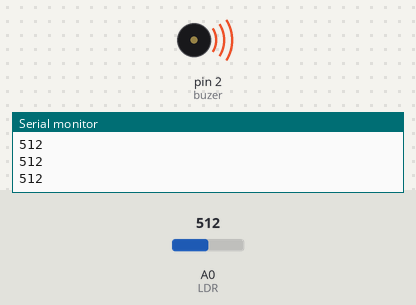
A sketch run on a simulated Arduino Uno, built with avr-gcc and run on an emulated ATmega328P. Parts: buzzer (waves = sounding), the last lines printed to the serial monitor. The inputs (shaded band) are chosen by the test bench; at power-on: A0 (LDR) = 512.

Above: at 1.2 s.
1.3 s: A0 (LDR) set to 865
2.8 s: A0 (LDR) set to 885
At 4.1 s:
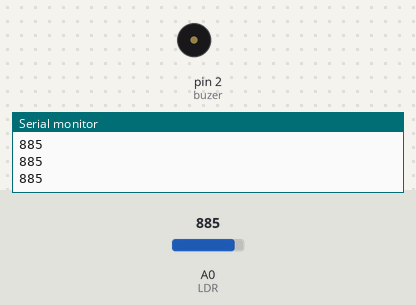
4.4 s: A0 (LDR) set to 864
At 5.5 s:
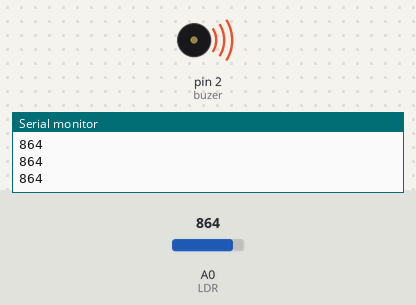
5.9 s: A0 (LDR) set to 884
At 6.7 s:
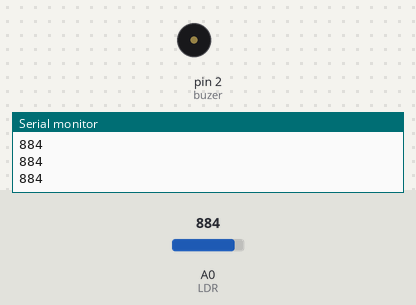
Timing chart, 0 to 8.5 s (numbered marks = the images above; inputs shaded):
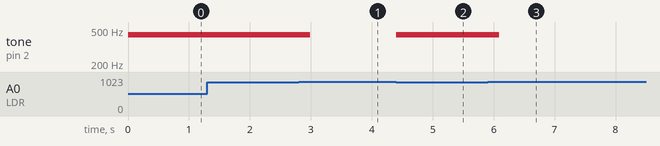

Measured:
- the behaviour switches between 873 and 874 on A0 (LDR) (found by bisection; images 0 and 1)
- after the input at 2.8 s, tone on pin 2 (buzer): 440 Hz → silent after 0.19 s
- after the input at 4.4 s, tone on pin 2 (buzer): silent → 440 Hz at once
- after the input at 5.9 s, tone on pin 2 (buzer): 440 Hz → silent after 0.19 s

The sketch:

25-LDR-Laser-Nota.ino
```cpp
int LDR = A0, buzer = 2;

void setup() {
  pinMode(LDR, INPUT);
  Serial.begin(9600);
}

void loop() {
  Serial.println(analogRead(LDR));
  if(analogRead(LDR) < 874){
    tone(buzer, 440, 200);
  }
  delay(10);
}
```
